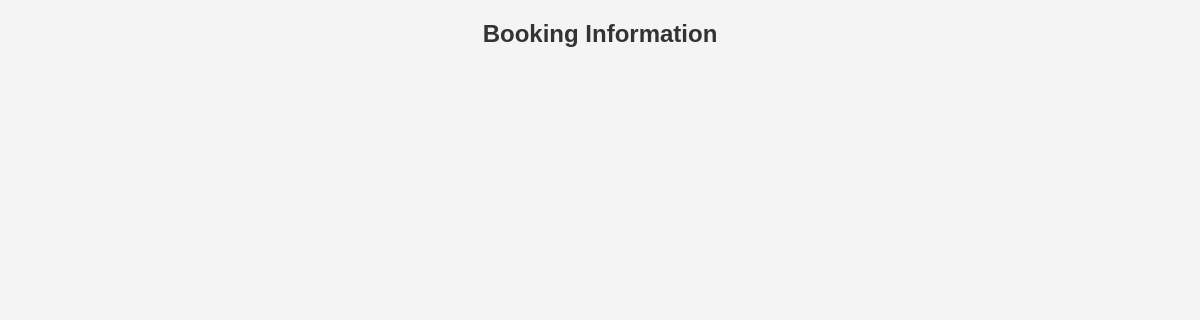
/viewbookings/1, run on an earlier commit of the app's database.
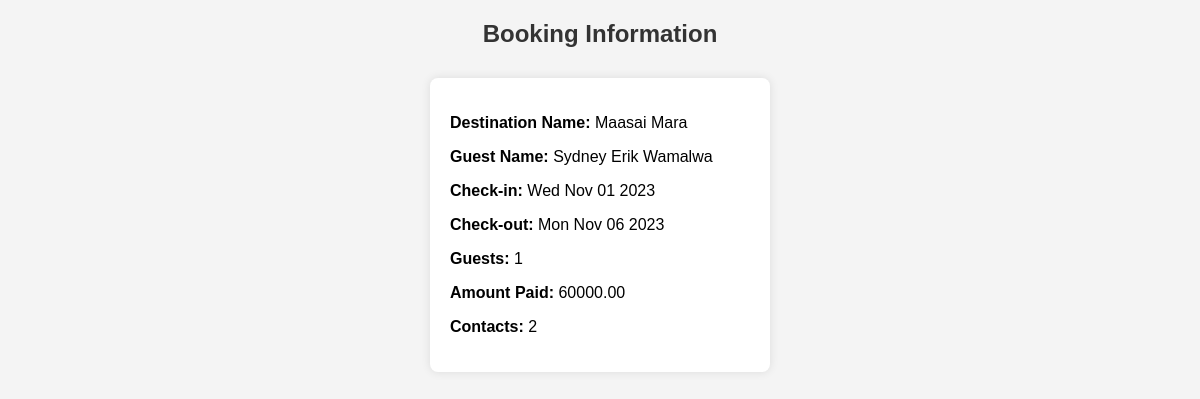
And on a later commit of the database.
### tables this page shows
CREATE TABLE destination_bookings (
            id INTEGER PRIMARY KEY,
            destination_name TEXT NOT NULL,
            guest_name TEXT NOT NULL,
            destination_booking_id INTEGER NOT NULL,
            check_in DATE NOT NULL,
            check_out DATE NOT NULL,
            guests INTEGER NOT NULL,
            amount VARCHAR NOT NULL,
            user_id INTEGER NOT NULL,
            contacts TEXT NOT NULL,
            Type TEXT NOT NULL,
            FOREIGN KEY (Type) REFERENCES destinations (Type),
            FOREIGN KEY (user_id) REFERENCES users(id),
            FOREIGN KEY (destination_booking_id) REFERENCES destinations (id)
        );

### app.py (the view)
@app.route('/viewbookings/<destination_id>')
def viewbooking(destination_id):
    try:
        with sqlite3.connect('users.db') as connection:
            cursor = connection.cursor()
            cursor.execute("SELECT * FROM destination_bookings WHERE destination_booking_id = ?", (destination_id,))
            bookings_data = cursor.fetchall()
        return render_template('admin_view_booking.html', bookings_data=bookings_data)
    except Exception as e:
        print(f"Error fetching bookings: {e}")
        bookings_data = []
        return render_template('admin_view_booking.html', bookings_data=bookings_data, error=str(e))

### templates/admin_view_booking.html (shortened to what this page needs)
<!DOCTYPE html>
<html lang="en">
<head>
</head>
<body>
    <h2>Booking Information</h2>
    <div class="bookings-container">
        {% for booking in bookings_data %}
            <div class="bookings">
                <p><strong>Destination Name:</strong> {{ booking[1] }}</p>
                <p><strong>Guest Name:</strong> {{ booking[2] }}</p>
                <p><strong>Check-in:</strong> {{ booking[4] }}</p>
                <p><strong>Check-out:</strong> {{ booking[5] }}</p>
                <p><strong>Guests:</strong> {{ booking[3] }}</p>
                <p><strong>Amount Paid:</strong> {{ booking[7] }}</p>
                <p><strong>Contacts:</strong> {{ booking[8] }}</p>
            </div>
        {% endfor %}
    </div>
</body>
</html>

What changed in the data, as far as the page shows it:
added destination_bookings: destination_name "Maasai Mara", guest_name "Sydney Erik Wamalwa", check_in "Wed Nov 01 2023", check_out "Mon Nov 06 2023", destination_booking "1", amount "60000.00", user "2"
